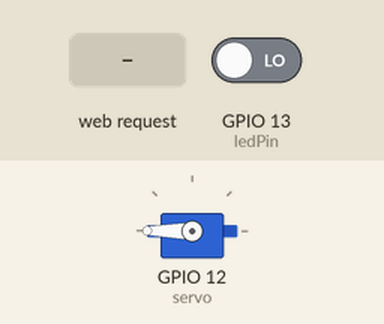
Simulated run of this sketch. Board: ESP8266 (NodeMCU). Parts: servo. The inputs (shaded band) are chosen by the test bench; at power-on: GPIO 13 (ledPin) LOW. WiFi joins after 1.5 s; servers stay silent unless stated; what the sketch prints to the serial monitor is not drawn.

Above: at 2.7 s.
2.8 s: HTTP request GET /LED=ON received
At 3.5 s:
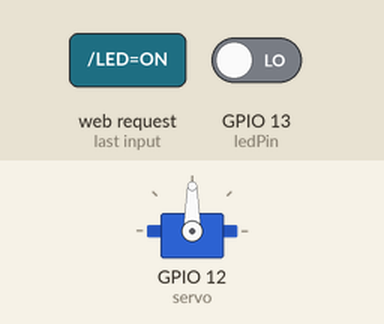
Timing chart, 0 to 6.3 s (numbered marks = the images above; inputs shaded):
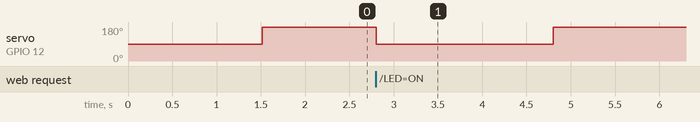

The sketch:

final_nodemcu.ino
```cpp
#include <ESP8266WiFi.h>
#include<Servo.h>
Servo servo;
const char* ssid = "Adxy_336";
const char* password = "123467890";

int ledPin = 13; // GPIO13
WiFiServer server(80);

void setup() {
  Serial.begin(115200);
  delay(10);

  pinMode(ledPin, INPUT);
 servo.attach(12);
  // Connect to WiFi network
  Serial.println();
  Serial.println();
  Serial.print("Connecting to ");
  Serial.println(ssid);

  WiFi.begin(ssid, password);

  while (WiFi.status() != WL_CONNECTED) {
    delay(500);
    Serial.print(".");
  }
  Serial.println("");
  Serial.println("WiFi connected");

  // Start the server
  server.begin();
  Serial.println("Server started");

  // Print the IP address
  Serial.print("Use this URL to connect: ");
  Serial.print("http://");
  Serial.print(WiFi.localIP());
  Serial.println("/");
 servo.write(180);
}

void loop() {
  // Check if a client has connected
  //Serial.print(digitalRead(13));

  WiFiClient client = server.available();
  if (!client) {
    return;
  }

  // Wait until the client sends some data
  Serial.println("new client");
  while(!client.available()){
    delay(10);
  }
  String request = client.readStringUntil('\r');
  Serial.println(request);
  client.flush();

  if (request.indexOf("/LED=ON") != -1)  {
    servo.write(90);
    delay(2000);
    servo.write(180);
  }


  // Match the request
 client.println("HTTP/1.1 200 OK");
  client.println("Content-Type: text/html");
  client.println(""); //  do not forget this one
  client.println("<!DOCTYPE HTML>");
  client.print("<html> <head>    <style>    body{  margin:0; padding:0;  background-image:url('https://ik.imagekit.io/2xkh6z6bb/ab1_TVFNJPeRB.jpg'); background-size:100%; background-position:center; background-repeat:no-repeat;  font-family:sans-serif;}.icon{  width:40px; height:40px;}.loginbox input{margin-top:3%;float:left;position:fixed;height:auto;font-size:20px;padding:5px;border-radius:8px;background-color:rgba(255,69,0,0.6)}.flashCol{  border:1.5px solid yellow;  border-radius:12px; padding-top:5%; padding-bottom:5%;    text-align:center;  background-color:red;}.loginbox{  width:400px;  height:300px; background:rgba(50,50,50,.01);  color:#fff; top:40%;  left:50%; position:absolute;  transform:translate(-50%,-50%); box-sizing:border-box;  padding:70px 40px;  box-shadow:0 15 px 25px rgba(0,0,0,0.5);  border-radius:30px }   .abc{   width:100px;  height:100px;   border-radius:50%;  position:absolute;  top:-40px;  left:calc(50% - 50px); } .loginbox .inputBox {  position:relative; } .loginbox .inputBox input{   width:100%;   padding:2px 0;  font-size:16px;   color:#fff;   margin-bottom:3px;  border:none;  border-bottom:1px solid #fff;   outline:none;   background:transparent; } .loginbox .inputBox label{  position:absolute;  top:0;  left:0;   padding:10px 0;   font-size:16px;   color:#fff;   pointer-events:none;  transition:.5s;   } .loginbox .inputBox input:focus ~ label, .loginbox .inputBox input:valid ~ label {  top:-7px;   left:0;   color:#03a9f4;  font-size:12px;   } h1{   margin:0;   padding:10px 0 20px;  text-align:center;  font-size:26px;   color:#8B008B } h1:hover{   color:rgb(255,255,0); }   .SELECT {    width:30%;    margin-top: 20px;   margin-bottom:25px; } .loginbox p{    margin:0;   padding:0;    font-weight:bold; }   .loginbox input[type='text'],input[type='password'] {   border:none;    border-bottom:1px solid #fff;   background:transparent;   outline:none;   height:40px;    color:#fff;   font-size:16px; }   .loginbox input[type='submit'] {    border:none;    outline:none;   height:35px;    position:center;    left:45%;   background:#fb2525;   color:#fff;   font-size:18px;   border-radius:20px; }  .loginbox input[type='submit']:hover {   cursor:pointer;   background:#ffc107;   color:#000;    }  .loginbox a{    text-decoration:none;   font-size:12px;   line-height:20px;   color:darkgrey; }  .loginbox a:hover{  color:#ffc107; }    </style>  <script>    function choose(){  alert('Food Released');  }      function blinktext() {  setInterval(function() {  document.getElementById('ale').style.backgroundColor=(document.getElementById('ale').style.backgroundColor == 'red' ? '#00CED1' : 'red');  },300);  </script>  </head>   <title>SMART RAT TRAP</title>  <body onload='blinktext()'>     <div class='loginbox'>    <img src='https://ik.imagekit.io/2xkh6z6bb/ab2_eO4S3DWFm.png' class='abc'>      <h1>WELCOME TO THE SMARTEST RAT TRAP</h1>     <form>      ");
  if(digitalRead(13)){
  client.print(" <div  >       <div id='ale' style='border:1.5px solid yellow;border-radius:12px;padding-top:5%;padding-bottom:5%;text-align:center;background-color:red;'>                <p>Congratulations.....!!! </p>       <p>Rat has been trapped !!!</p>               </div>                <!--<input type='submit' name='submit' value='DONE'><br>-->               <pre> <a href='/LED=ON' ><input type='button' id='ch1' value='Release Food' onclick='choose()'></a>                            </pre>      <div>     </form>   </div>      </body></html>");
  }
 else{
  client.print("<div style='display:none' >       <div id='ale' style='border:1.5px solid yellow;border-radius:12px;padding-top:5%;padding-bottom:5%;text-align:center;background-color:red;'>                <p>Congratulations.....!!! </p>       <p>Rat has been trapped !!!</p>               </div>                <!--<input type='submit' name='submit' value='DONE'><br>-->               <pre> <a href='/LED=ON' ><input type='button' id='ch1' value='Release Food' onclick='choose()'></a>                              </pre>      <div>     </form>   </div>      </body></html>");
 }

// Set ledPin according to the request
//digitalWrite(ledPin, value);

  // Return the response


  delay(10);
  Serial.println("Client disonnected");
  Serial.println("");

}
```

Measured:
- after the input at 2.8 s, servo on GPIO 12 (servo): 180° → 90° at once, → 180° 2.0 s later
